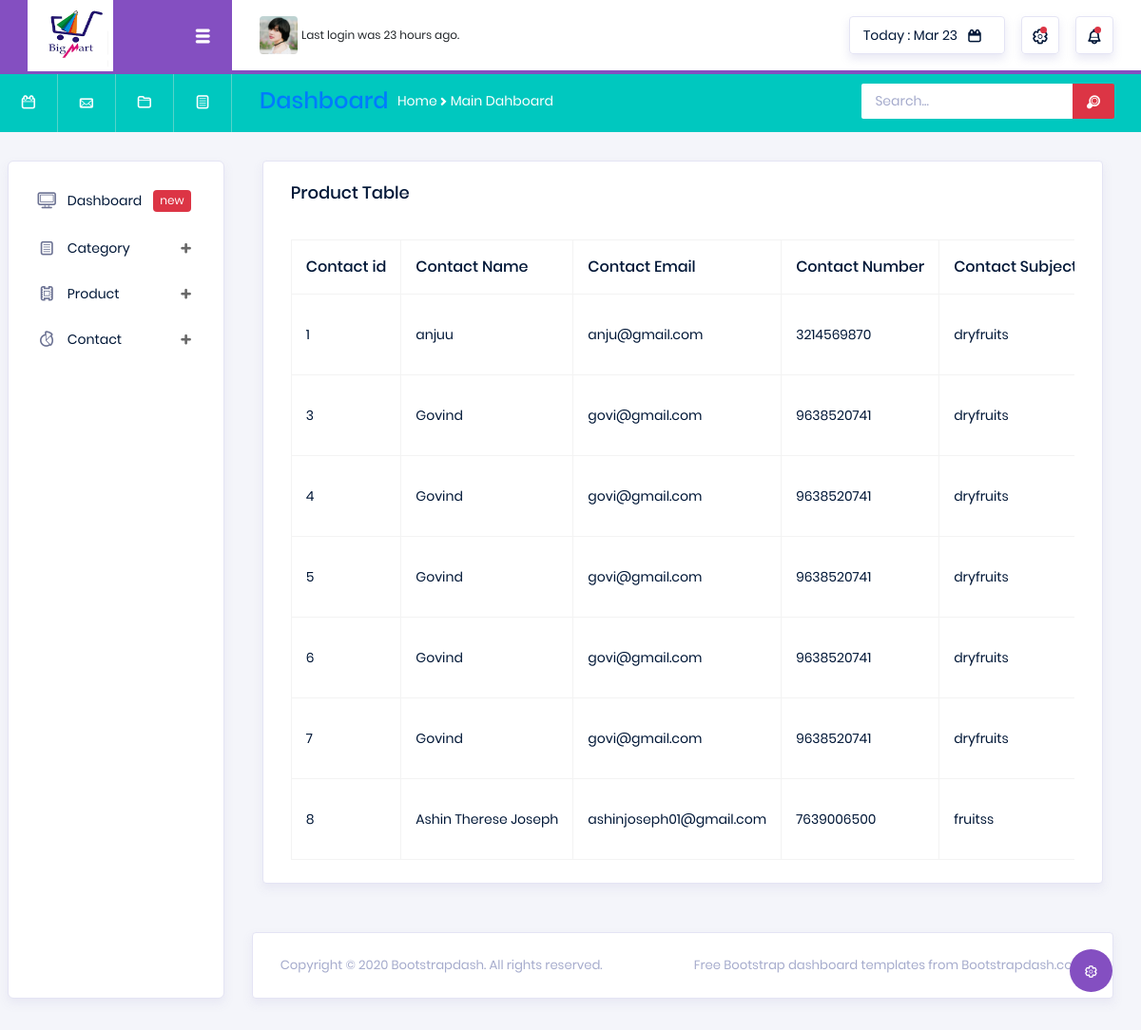
Screenshot of /backend/contact_display_wa/ with the database file from the repository.
### webapp/models.py (models this page shows)
class contactDb(models.Model):
    contact_name=models.CharField(max_length=50,null=True,blank=True)
    contact_email=models.EmailField(max_length=50,null=True,blank=True)
    contact_number=models.IntegerField(null=True,blank=True)
    contact_subject=models.CharField(max_length=50,null=True,blank=True)
    contact_message=models.CharField(max_length=200,null=True,blank=True)

### backend/views.py (the view)
# urls.py: path('contact_display_wa/', views.contact_display_wa, name="contact_display_wa"),
def contact_display_wa(request):
    condata=contactDb.objects.all()
    return render(request,"contact_data.html",{'contactdata':condata})

### backend/templates/contact_data.html (shortened to what this page needs)
<!DOCTYPE html>
{% extends 'index.html' %}
{% block content %}
<html lang="en">
<head>
</head>
<body>
<div>
    <div class="col-lg-12 grid-margin stretch-card">
              <div class="card">
                <div class="card-body">
                  <h4 class="card-title">Product table</h4>
                  <div class="table-responsive pt-3">
                    <table class="table table-bordered">
                      <thead>
                        <tr>
                            <th>Contact id</th>
                            <th>Contact Name</th>
                            <th>Contact Email</th>
                            <th>Contact Number</th>
                            <th>Contact Subject</th>
                        </tr>
                      </thead>
                      <tbody>
                    {% for i in contactdata %}
                        <tr>
                            <td>{{i.id}}</td>
                            <td>{{i.contact_name}}</td>
                            <td>{{i.contact_email}}</td>
                            <td>{{i.contact_number}}</td>
                            <td>{{i.contact_subject}}</td>
                        </tr>
                    {% endfor %}
                      </tbody>
                    </table>
                  </div>
                </div>
              </div>
            </div>
</div>
</body>
</html>
{% endblock %}

### rows the page displays
contactDb: id "1", contact_name "anjuu", contact_email "anju@gmail.com", contact_number "3214569870", contact_subject "dryfruits"
contactDb: id "3", contact_name "Govind", contact_email "govi@gmail.com", contact_number "9638520741", contact_subject "dryfruits"
contactDb: id "4", contact_name "Govind", contact_email "govi@gmail.com", contact_number "9638520741", contact_subject "dryfruits"
contactDb: id "5", contact_name "Govind", contact_email "govi@gmail.com", contact_number "9638520741", contact_subject "dryfruits"
contactDb: id "6", contact_name "Govind", contact_email "govi@gmail.com", contact_number "9638520741", contact_subject "dryfruits"
contactDb: id "7", contact_name "Govind", contact_email "govi@gmail.com", contact_number "9638520741", contact_subject "dryfruits"
contactDb: id "8", contact_name "Ashin Therese Joseph", contact_email "ashinjoseph01@gmail.com", contact_number "7639006500", contact_subject "fruitss"
